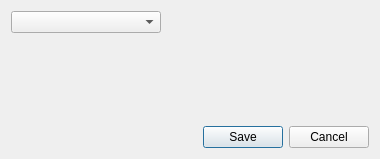
<?xml version="1.0" encoding="UTF-8"?>
<ui version="4.0">
 <class>NewAccountDialogClass</class>
 <widget class="QDialog" name="NewAccountDialogClass">
  <property name="geometry">
   <rect>
    <x>0</x>
    <y>0</y>
    <width>380</width>
    <height>159</height>
   </rect>
  </property>
  <property name="windowTitle">
   <string>Dialog</string>
  </property>
  <layout class="QVBoxLayout" name="verticalLayout">
   <item>
    <layout class="QVBoxLayout" name="layout">
     <item>
      <widget class="QComboBox" name="servicesComboBox">
       <property name="maximumSize">
        <size>
         <width>150</width>
         <height>16777215</height>
        </size>
       </property>
      </widget>
     </item>
     <item>
      <widget class="QWidget" name="currentServiceWidget" native="true"/>
     </item>
     <item>
      <widget class="QDialogButtonBox" name="buttonBox">
       <property name="orientation">
        <enum>Qt::Horizontal</enum>
       </property>
       <property name="standardButtons">
        <set>QDialogButtonBox::Cancel|QDialogButtonBox::Save</set>
       </property>
      </widget>
     </item>
    </layout>
   </item>
  </layout>
 </widget>
 <resources/>
 <connections>
  <connection>
   <sender>buttonBox</sender>
   <signal>accepted()</signal>
   <receiver>NewAccountDialogClass</receiver>
   <slot>accept()</slot>
   <hints>
    <hint type="sourcelabel">
     <x>248</x>
     <y>254</y>
    </hint>
    <hint type="destinationlabel">
     <x>157</x>
     <y>274</y>
    </hint>
   </hints>
  </connection>
  <connection>
   <sender>buttonBox</sender>
   <signal>rejected()</signal>
   <receiver>NewAccountDialogClass</receiver>
   <slot>reject()</slot>
   <hints>
    <hint type="sourcelabel">
     <x>316</x>
     <y>260</y>
    </hint>
    <hint type="destinationlabel">
     <x>286</x>
     <y>274</y>
    </hint>
   </hints>
  </connection>
 </connections>
</ui>
